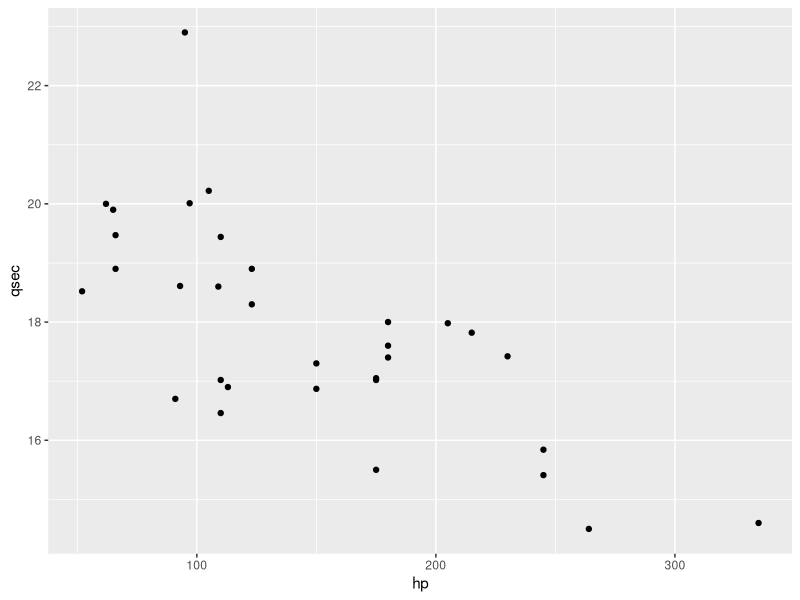

Generate this figure with R:
# This script demonstrates versioning using Git in R Studio.

# Load data
data(mtcars)

# Load tidyverse
library(tidyverse)

# Get average mpg by for each cylinder
mtcars %>% group_by(cyl) %>% summarise(mean_mpg=mean(mpg))

# Correlation between displacement and quarter mile time
ggplot(mtcars, aes(x=hp,y=qsec))+geom_point()
